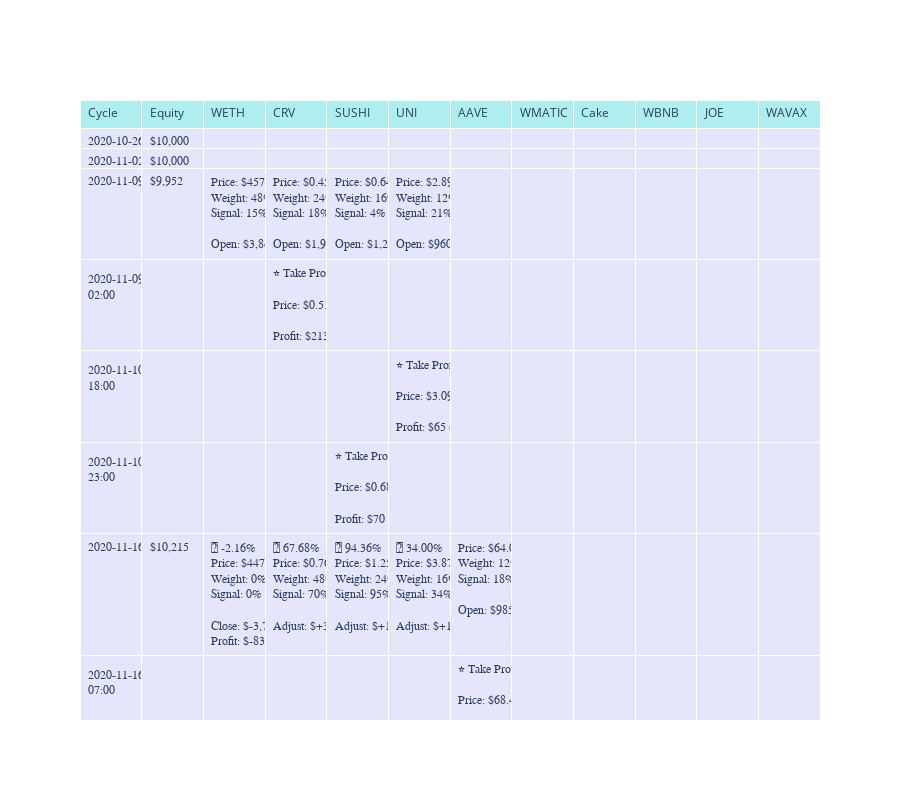

The cell this chart's notebook holds for it:
### Markdown cell above
### Alpha model timeline analysis

We display a table that shows how alpha model performermed over time.

- Events are in the timeline order

- Display portfolio weightings at each strategy cycle

- Show performance of individidual positions taken during this cycle

- Stop loss events are shown as their own rows

The visualisation will have the a column for each asset being traded. The cell of a column contains the following elements

- Asset **price change** (up/down) since the last strategy cycle

- **Price** of the asset at the start of the strategy cycle

- **Weight** % as the part of the portfolio that was chosen for the next cycle

- **Open** value of the position as USD

- **Adjust** value of the position as USD -  to get to the target weight - how much asset needs to be bought or sold

- **Close** the remaining value of the position as USD 

- **Profit**: The life time profit of the position so far

Position opening and closing rules

- A position may contain multiple trades

- Unlike on some exchanges, we adjust existing positions by increasing or decreasing them - a trade can count against existing position

- Posions are opened if there are no existing holdings of an asset

- The position is adjusted over the time

- The position is closed when the remaining assets of the position are sold

### Code cell
from tradeexecutor.analysis.alpha_model_analyser import render_alpha_model_plotly_table, create_alpha_model_timeline_all_assets

timeline = create_alpha_model_timeline_all_assets(state, universe, new_line="<br>")
figure, table = render_alpha_model_plotly_table(timeline)

figure.update_layout(
    autosize=True,
    height=800,)

display(figure)

### Figure 1 — Plotly figure (JSON) as saved in the notebook; plotly's stock layout.template omitted (floating-point values rounded to 4 significant figures; data arrays with more than 128 entries replaced by an {"elided": "..."} marker saying what was removed)
{"data": [{"cells": {"align": "left", "fill": {"color": "lavender"}, "font": {"family": "monospace"}, "values": {"elided": "12x394 str values"}}, "header": {"align": "left", "fill": {"color": "paleturquoise"}, "values": ["Cycle", "Equity", "WETH", "CRV", "SUSHI", "UNI", "AAVE", "WMATIC", "Cake", "WBNB", "JOE", "WAVAX"]}, "type": "table"}], "layout": {"autosize": true, "height": 800}}
